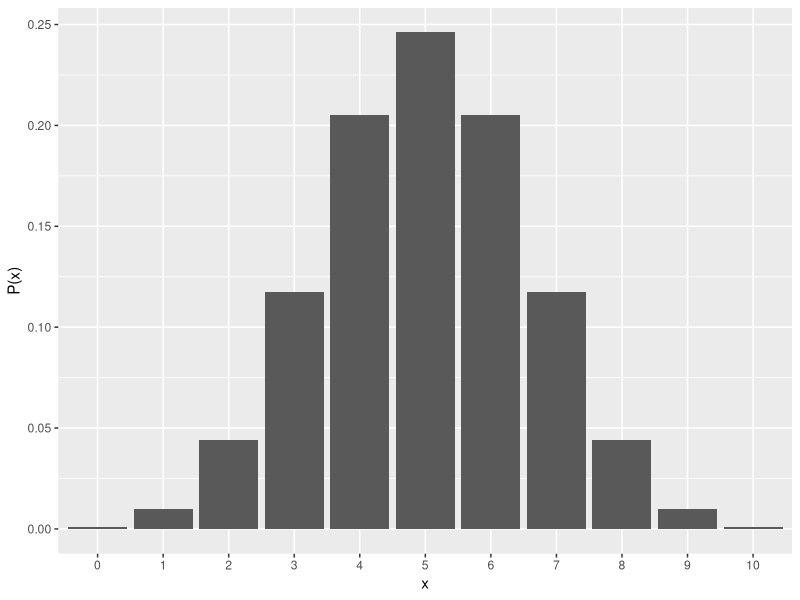
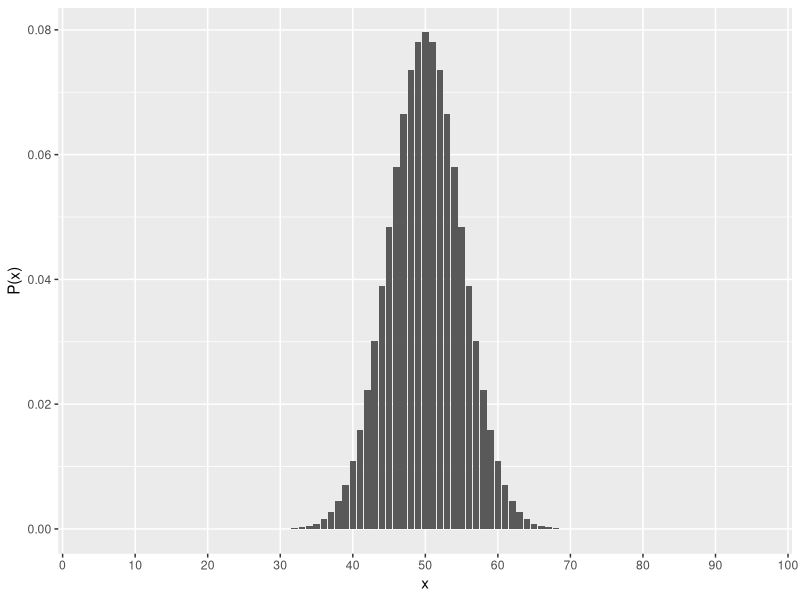

These figures' R source, in order:
## ---- chunk 1
knitr::opts_chunk$set(echo = TRUE)
library(tidyverse)
library(knitr)
set.seed(1234)
## ---- chunk 2

plot = data.frame(x=0:10, p=dbinom(x=0:10, size=10, prob=0.5))

ggplot2::ggplot() + 
  geom_bar(data=plot, aes(x=factor(x), y=p), stat="identity") + 
  labs(y = "P(x)", x ="x")
## ---- chunk 3
d = data.frame(x=0:10, p_x =dbinom(x=0:10, size=10, prob=0.5))
d
## ---- chunk 4
d$p_x[1] + d$p_x[2] + d$p_x[3] + d$p_x[9] + d$p_x[10] + d$p_x[11]
## ---- chunk 5

binom.test(x = 2, n = 10, p = 0.5) #出てくる結果はデフォルトで両側検定になる。

## ---- chunk 6
set.seed(1)
Value = c(rnorm(n = 10, mean = 0, sd = 1), rnorm(n = 10, mean = 1, sd = 1))
Treatment = c(rep("X", 10), rep("Y", 10))
sample_data = data.frame(Treatment = Treatment, Value = Value)

str(sample_data)

## ---- chunk 7

sample_data %>% group_by(Treatment) %>%
  summarise(Mean = mean(Value), SD = sd(Value), N = length(Value))

## ---- chunk 8

t.test(data = sample_data, Value ~ Treatment) #dataにデータの名前，比較の対象となる変数~グループを意味する変数とうかたちで入力すると結果が出力される。

## ---- chunk 9

binom.test(x = 2, n = 10, p = 0.5)  #表が出る確率0.5のコインを10回(n=10)なげて，2回(x=2)表が出た
binom.test(x = 20, n = 100, p = 0.5)#表が出る確率0.5のコインを100回(n=100)なげて，20回(x=20)表が出た

## ---- chunk 10
plot = data.frame(x=0:100, p=dbinom(x=0:100, size=100, prob=0.5))

ggplot2::ggplot() + 
  geom_bar(data=plot, aes(x=factor(x), y=p), stat="identity") + 
  scale_x_discrete(breaks = seq(0,100,10)) +
  labs(y = "P(x)", x ="x")
## ---- chunk 11
n = 10000
x = 0.49 * n
binom.test(x = x, n = n, p = 0.5)

## ---- chunk 12

1 - (1 - 0.05)^10 #全ての確率から，「10回検定を行って全て正しい判断を行う」確率を差し引いたものが，「少なくとも1回は誤った判断をしてしまう確率」

## ---- chunk 13

A = c(38, 53, 61, 27, 54, 55, 44, 45, 44, 41)
B = c(48, 40, 43, 56, 69, 53, 47, 41, 42, 91)
Value = c(A, B)
Treatment = c(rep("A", 10), rep("B", 10))
sample = data.frame(Treatment = Treatment, Value = Value)

str(sample)

